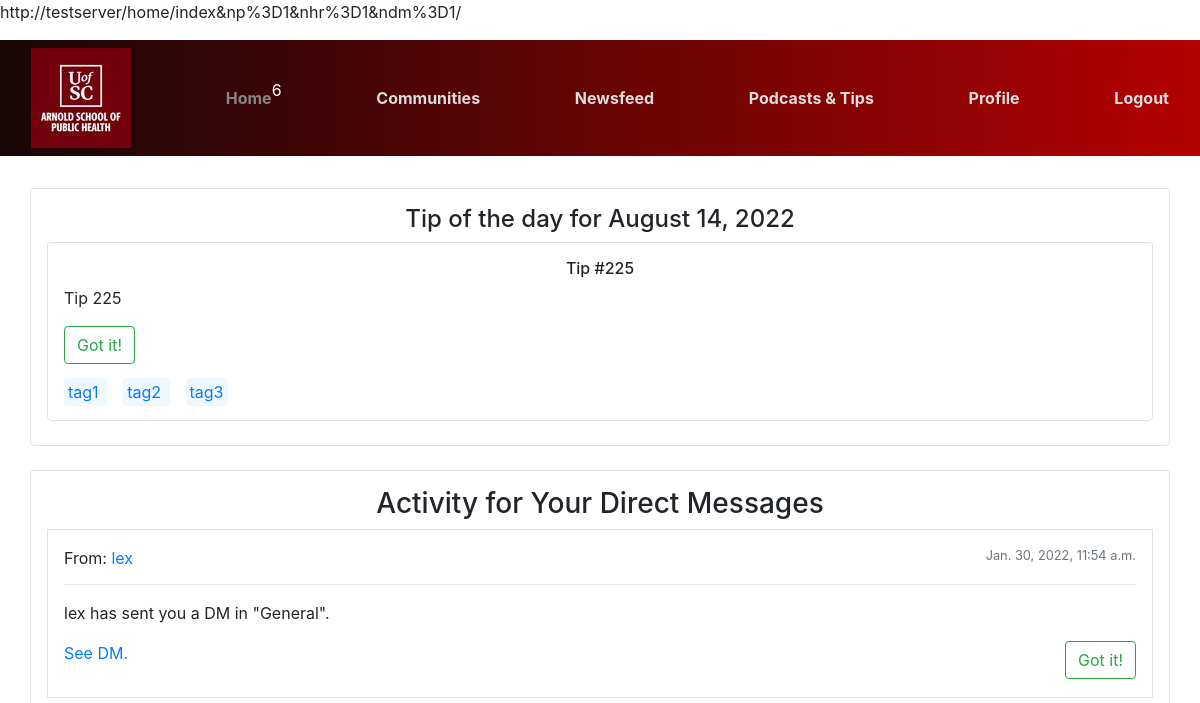
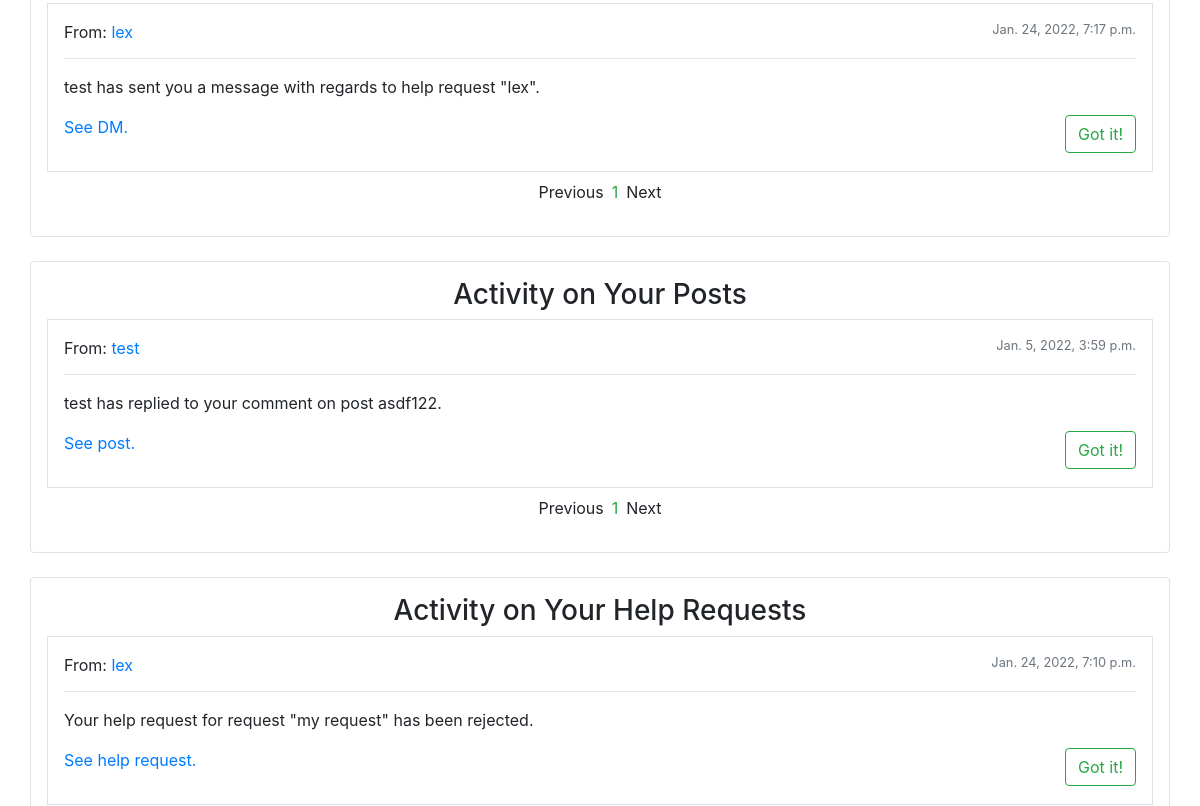
The page /home/index&np=1&nhr=1&ndm=1/ (signed in, upper part) on the database as committed earlier (2 pictures, top to bottom).
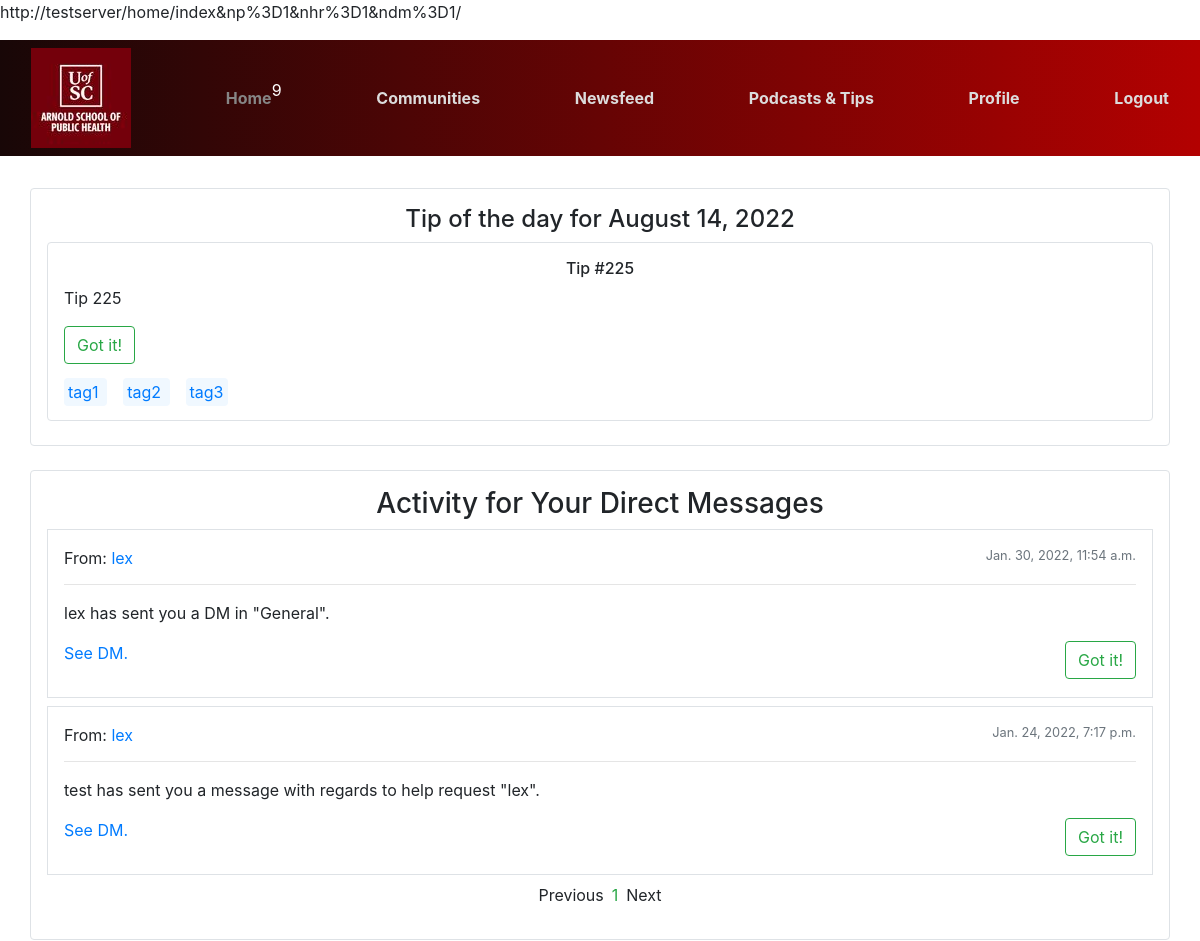
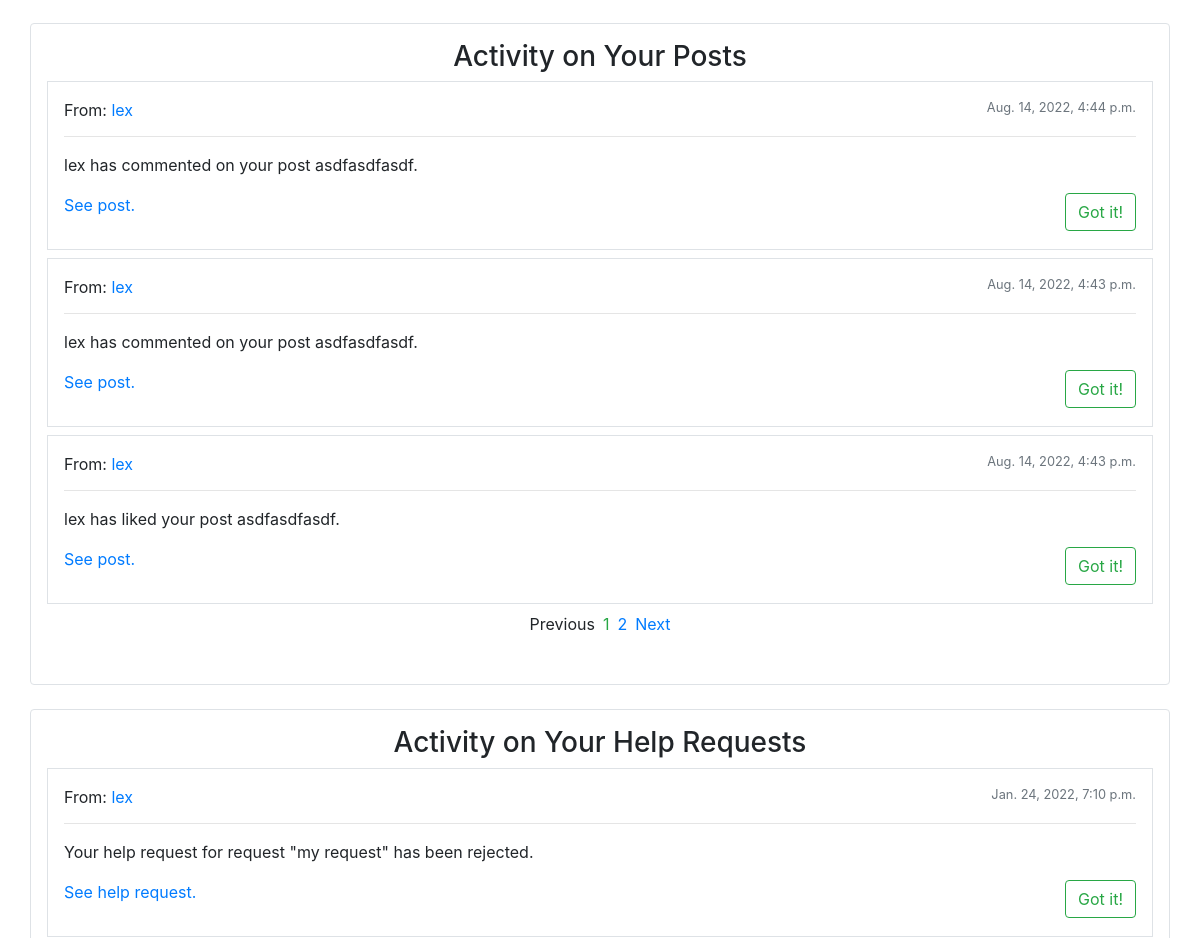
The same page on the database as committed later (2 pictures, top to bottom).
### users/models.py (models this page shows, shortened)
class CustomUser(AbstractBaseUser,PermissionsMixin):
	DEFAULT_PROF_PIC_PATH = "users/profile_pics/defaults/default_profile_pic.jpg"
	PROF_PIC_UPLOAD_PATH = "users/profile_pics"
	email = models.EmailField(gettext_lazy('email address'),unique = True)
	username = models.CharField(max_length=150,unique = True)
	is_staff = models.BooleanField(default = False)
	is_active = models.BooleanField(default= True)
	is_developer = models.BooleanField(default = False)
	is_pod_plus_member= models.BooleanField(default = False)
	int_points = models.IntegerField(default = 0)
	int_users_helped = models.IntegerField(default = 0)
	int_days_active = models.IntegerField(default = 0)
	about = models.TextField(gettext_lazy(
		'about'),max_length=500,blank = True)
	profile_picture = models.ImageField(default=DEFAULT_PROF_PIC_PATH,upload_to=PROF_PIC_UPLOAD_PATH)
	date_joined = models.DateTimeField(default=timezone.now)
	follows = models.ManyToManyField('CustomUser',related_name='followed_by')
	objects = CustomUserManager()
	phone_number = models.CharField(max_length=12,unique=True,null=False)
	last_tip_view_date = models.DateField(null=True, blank=True)
	USERNAME_FIELD = "username"
	REQUIRED_FIELDS = ["email","phone_number"]
	def boolViewedTodaysTip(self):
		if self.last_tip_view_date == datetime.date.today():
			return True
		return False
	def __str__(self):
		return self.username
	def get_public_profile_url(self):
		return reverse('communities:profile',kwargs={"username":self.username,"page":1})
	def get_notification_count(self):
		intSum = 0
		intSum += (self.recipient_notification_help_request_set.count() +
		self.recipient_notification_post_set.count())
		return intSum

### core/models.py (models this page shows, shortened)
class BaseNotification(models.Model):
	text = models.CharField(max_length=300,null=False)
	read = models.BooleanField(default=False)
	pub_date = models.DateTimeField(default=timezone.now)
	class Meta:
		abstract = True

class NotificationDm(BaseNotification):
	sender = models.ForeignKey(CustomUser,on_delete=models.CASCADE,null=True,related_name = "sender_notification_dm_set")
	recipient = models.ForeignKey(CustomUser,on_delete=models.CASCADE,related_name="recipient_notification_dm_set",null=False)
	dm = models.ForeignKey(Dm,on_delete = models.CASCADE,related_name = "notification_dm_set")
	def strGetType(self):
		return "Dm"

class NotificationPost(BaseNotification):
	sender = models.ForeignKey(CustomUser,on_delete=models.CASCADE,null=True,related_name = "sender_notification_post_set")
	recipient = models.ForeignKey(CustomUser,on_delete=models.CASCADE,related_name="recipient_notification_post_set",null=False)
	post = models.ForeignKey(Post,on_delete = models.CASCADE,related_name = "notification_post_set")
	def strGetType(self):
		return "Post"

class NotificationHelpRequest(BaseNotification):
	sender = models.ForeignKey(CustomUser,on_delete=models.CASCADE,null=True,related_name = "sender_notification_help_request_set")
	recipient = models.ForeignKey(CustomUser,on_delete=models.CASCADE,related_name="recipient_notification_help_request_set",null=False)
	help_request = models.ForeignKey(HelpRequest,on_delete=models.CASCADE,related_name = "notification_help_request_set")
	def strGetType(self):
		return "HelpRequest"

### core/views.py (the view)
# urls.py: path('home/index&np=<int:pg_post>&nhr=<int:pg_help_req>&ndm=<int:pg_dm>/',core_views.viewIndex,name='index'),
def viewIndex(request,pg_post=1,pg_help_req=1,pg_dm=1):
	qsNotifPosts = request.user.recipient_notification_post_set.order_by("-pub_date")
	qsNotifHelpRequests = request.user.recipient_notification_help_request_set.order_by('-pub_date')
	qsNotifDms = request.user.recipient_notification_dm_set.order_by('-pub_date')
	dateToday = date.today()
	strDate = dateToday.strftime("%B %d, %Y")
	intDayNum = int(datetime.now().timetuple().tm_yday) - 1
	modelTipOfDay = get_object_or_404(TipOfDay,day_number=intDayNum)
	intPostNotifsPerPage = 3
	intHelpRequestNotifsPerPage = 3
	intDmNotifsPerPage = 3
	paginator_post = Paginator(qsNotifPosts,intPostNotifsPerPage)
	paginator_hr = Paginator(qsNotifHelpRequests,intHelpRequestNotifsPerPage)
	paginator_dm = Paginator(qsNotifDms,intDmNotifsPerPage)
	try:
		qsNotifPosts = paginator_post.page(pg_post)
	except EmptyPage:
		qsNotifPosts = paginator_post.page(paginator_post.num_pages)
	try:
		qsNotifHelpRequests = paginator_hr.page(pg_help_req)
	except EmptyPage:
		qsNotifHelpRequests = paginator_hr.page(paginator_hr.num_pages)
	try:
		qsNotifDms = paginator_dm.page(pg_dm)
	except EmptyPage:
		qsNotifDms = paginator_dm.page(paginator_dm.num_pages)
	context = {
		'strTitle':'index',
		'strDate':strDate,
		'modelTipOfDay':modelTipOfDay,
		'qsNotifPosts':qsNotifPosts,
		'qsNotifHelpRequests':qsNotifHelpRequests,
		'qsNotifDms':qsNotifDms,
		'intNotifPostPgNum':pg_post,
		'intNotifHrPgNum':pg_help_req,
		'intNotifDmPgNum':pg_dm,
	}
	return render(request,'core/index.html',context=context)

### communities/models.py (called while the page is built)
	def get_absolute_url(self):
		return reverse('communities:post-detail',kwargs={"slug":self.slug,
			"username":self.author.username}
			)

### core/models.py (called while the page is built)
	def listGetParsedTags(self):
		if self.tags:
			return [i for i in self.tags.split(self.strDelim)]
		else:
			return []

	def reverseGetReadUrl(self):
		return reverse('core:tip-read',kwargs={'tip_id':self.id})

	def reverseGetDetail(self):
		if self.room != None:
			return reverse('newsfeed:help-request-dm-detail',
			kwargs = {'hr_author_username':self.room.author.username,
			'hr_accepted_user_username':self.room.partner.username,
			'room_name':self.room.name,
			})
		else:
			return reverse('users:dm-detail',kwargs={"username":self.sender.username})

### newsfeed/models.py (called while the page is built)
	def get_absolute_url(self):
		if self.id:
			return reverse('newsfeed:help-request-detail',kwargs={"slug":self.slug,
				"username":self.author.username}
				)
		else:
			return reverse("")

### core/templates/core/index.html (shortened to what this page needs)
{% extends "core/base.html" %}
{% block content %}
{% if modelTipOfDay %}
	<div class = "container border rounded p-3">
		<h4 class = "text-center">
			Tip of the day for {{strDate}}
		</h4>
	{% include 'core/t/tips/tTipIndex.html' %}
	</div>
	<br>
{% endif %}
<div class = "container border rounded p-3">
	{% include 'core/t/index_dms.html' %}
</div>
<br>
<div class = "container border rounded p-3">
	{% include 'core/t/index_posts.html' %}
</div>
<br>
<div class = "container border rounded p-3">
	{% include 'core/t/index_help_requests.html' %}
</div>
{% endblock content %}

### core/templates/core/base.html (shortened to what this page needs)
{% load static %}
<!DOCTYPE html>
<html lang="en">
<head>
    <link rel="stylesheet" href="https://maxcdn.bootstrapcdn.com/bootstrap/4.0.0/css/bootstrap.min.css">
	<link rel="stylesheet" href="https://cdn.jsdelivr.net/npm/bootstrap-icons@1.7.2/font/bootstrap-icons.css">
	<link rel="stylesheet" type = "text/css" href = "{% static 'core/style.css' %}">
</head>
<body>
<p>{{ request.build_absolute_uri }}</p>
<nav class="navbar" id = "navbar__main">
	<div class = "container-fluid">
		<a class = "navbar-header" href = "{% url 'core:about' %}">
			<img src = "{% static 'core/images/core/arnold_school_of_public_health.jpg' %}" alt = "arnold_school_of_public_health.jpg">
		</a>
		{% if user.is_authenticated %}
			<div style="display:grid;">
				<a style="grid-column:1;grid-row:1;" class = "navbar-text navbar__main__a-tag" href = "{% url 'core:index' 1 1 1 %}" data-str = "home">
					Home
				</a>
				<div style = "grid-column-start: 2;grid-row:1;">
					<span style="color:white">
						{{user.get_notification_count}}
					</span>
				</div>
			</div>
			<a class = "navbar-text navbar__main__a-tag" href = "{% url 'communities:index' 1 %}" data-str = "communities">
				Communities
			</a>
			<a class = "navbar-text navbar__main__a-tag" href = "{% url 'newsfeed:index' 1 %}" data-str ="newsfeed" >
				Newsfeed
			</a>
			<a class = "navbar-text navbar__main__a-tag" href = "{% url 'podcasts:index' %}" data-str ="podcasts">
				Podcasts & Tips
			</a>
			<a class = "navbar-text navbar__main__a-tag" href = "{% url 'users:profile' 1 %}" data-str ="users">
				Profile
			</a>
			<a class = "navbar-text navbar__main__a-tag" href = "{% url 'users:logout' %}">
				Logout
			</a>
		{% endif %}
	</div>
</nav>
<div class = "div__GLOBAL_CONTENT" >
	{% block content %}{% endblock content %}
</div>
</body>
</html>

### core/templates/core/t/tNotificationDm.html (shortened to what this page needs)
<div class = "container border p-3 mb-2">
	<div class = "d-flex justify-content-between">
		{% if modelNotif.sender %}
		<p>
			From:
			<a href = "{{modelNotif.sender.get_public_profile_url}}">
				{{modelNotif.sender}}
			</a>
		</p>
		{% endif %}
		<p class = "small text-muted">{{modelNotif.pub_date}}</p>
	</div>
	<hr style = "margin-top:-2px;" >
	<p>
		{{modelNotif.text}}
	</p>
	<div class = "d-flex justify-content-between">
		<p>
			<a href = "{{modelNotif.dm.reverseGetDetail}}">
				See DM.
			</a>
		</p>
		<form action = "{% url 'core:notification-delete' modelNotif.strGetType modelNotif.id %}">
			<button class = "btn btn-outline-success">
				Got it!
			</button>
		</form>
	</div>
</div>

### core/templates/core/t/tNotificationPost.html (shortened to what this page needs)
<div class = "container border p-3 mb-2">
	<div class = "d-flex justify-content-between">
		{% if modelNotifPost.sender %}
		<p>
			From:
			<a href = "{{modelNotifPost.sender.get_public_profile_url}}">
				{{modelNotifPost.sender}}
			</a>
		</p>
		{% endif %}
		<p class = "small text-muted">{{modelNotifPost.pub_date}}</p>
	</div>
	<hr style = "margin-top:-2px;" >
	<p>
		{{modelNotifPost.text}}
	</p>
	<div class = "d-flex justify-content-between">
		<p>
			<a href = "{{modelNotifPost.post.get_absolute_url}}">
				See post.
			</a>
		</p>
		<form action = "{% url 'core:notification-delete' modelNotifPost.strGetType modelNotifPost.id %}">
			<button class = "btn btn-outline-success">
				Got it!
			</button>
		</form>
	</div>
</div>

### core/templates/core/t/tNotificationHelpRequest.html (shortened to what this page needs)
<div class = "container border p-3 mb-2">
	<div class = "d-flex justify-content-between">
		{% if modelNotifHelpRequest.sender %}
		<p>
			From:
			<a href = "{{modelNotifHelpRequest.sender.get_public_profile_url}}">
				{{modelNotifHelpRequest.sender}}
			</a>
		</p>
		{% endif %}
		<p class = "small text-muted">{{modelNotifHelpRequest.pub_date}}</p>
	</div>
	<hr style = "margin-top:-2px;" >
	<p>
		{{modelNotifHelpRequest.text}}
	</p>
	<div class = "d-flex justify-content-between">
		<p>
			<a href = "{{modelNotifHelpRequest.help_request.get_absolute_url}}">
				See help request.
			</a>
		</p>
		<form action = "{% url 'core:notification-delete' modelNotifHelpRequest.strGetType modelNotifHelpRequest.id %}">
			<button class = "btn btn-outline-success">
				Got it!
			</button>
		</form>
	</div>
</div>

Rows that differ between the two databases and show on the page:
no longer on this page (row unchanged): NotificationPost: sender "test", pub_date "Jan. 5, 2022, 3:59 p.m.", text "test has replied to your comment on post asdf122."
computed for CustomUser: get_notification_count "6" → "9"
added NotificationPost: sender "lex", pub_date "Aug. 14, 2022, 4:44 p.m.", text "lex has commented on your post asdfasdfasdf."
added NotificationPost: sender "lex", pub_date "Aug. 14, 2022, 4:43 p.m.", text "lex has commented on your post asdfasdfasdf."
added NotificationPost: sender "lex", pub_date "Aug. 14, 2022, 4:43 p.m.", text "lex has liked your post asdfasdfasdf."
Other text that changed with them:
new list line: "2"
